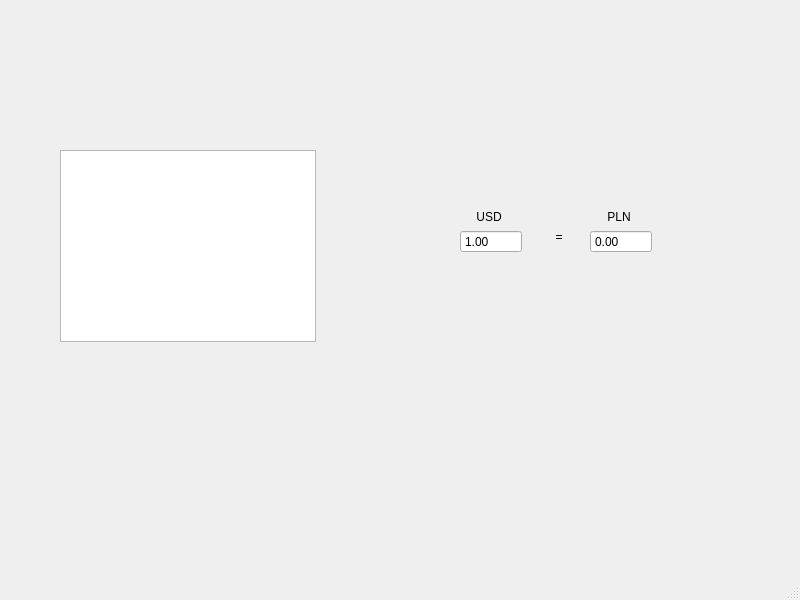
<?xml version="1.0" encoding="UTF-8"?>
<ui version="4.0">
 <class>MainWindow</class>
 <widget class="QMainWindow" name="MainWindow">
  <property name="geometry">
   <rect>
    <x>0</x>
    <y>0</y>
    <width>800</width>
    <height>600</height>
   </rect>
  </property>
  <property name="windowTitle">
   <string>MainWindow</string>
  </property>
  <widget class="QWidget" name="centralwidget">
   <widget class="QListView" name="currencies">
    <property name="geometry">
     <rect>
      <x>60</x>
      <y>150</y>
      <width>256</width>
      <height>192</height>
     </rect>
    </property>
    <property name="editTriggers">
     <set>QAbstractItemView::EditTrigger::NoEditTriggers</set>
    </property>
   </widget>
   <widget class="QDoubleSpinBox" name="input">
    <property name="geometry">
     <rect>
      <x>460</x>
      <y>230</y>
      <width>62</width>
      <height>23</height>
     </rect>
    </property>
    <property name="frame">
     <bool>true</bool>
    </property>
    <property name="buttonSymbols">
     <enum>QAbstractSpinBox::ButtonSymbols::NoButtons</enum>
    </property>
    <property name="maximum">
     <double>999999999.990000009536743</double>
    </property>
    <property name="value">
     <double>1.000000000000000</double>
    </property>
   </widget>
   <widget class="QDoubleSpinBox" name="out">
    <property name="geometry">
     <rect>
      <x>590</x>
      <y>230</y>
      <width>62</width>
      <height>23</height>
     </rect>
    </property>
    <property name="buttonSymbols">
     <enum>QAbstractSpinBox::ButtonSymbols::NoButtons</enum>
    </property>
    <property name="maximum">
     <double>999999999.990000009536743</double>
    </property>
   </widget>
   <widget class="QLabel" name="label">
    <property name="geometry">
     <rect>
      <x>590</x>
      <y>210</y>
      <width>58</width>
      <height>14</height>
     </rect>
    </property>
    <property name="text">
     <string>PLN</string>
    </property>
    <property name="alignment">
     <set>Qt::AlignmentFlag::AlignCenter</set>
    </property>
   </widget>
   <widget class="QLabel" name="currency_code">
    <property name="geometry">
     <rect>
      <x>460</x>
      <y>210</y>
      <width>58</width>
      <height>14</height>
     </rect>
    </property>
    <property name="text">
     <string>USD</string>
    </property>
    <property name="alignment">
     <set>Qt::AlignmentFlag::AlignCenter</set>
    </property>
   </widget>
   <widget class="QLabel" name="label_2">
    <property name="geometry">
     <rect>
      <x>530</x>
      <y>230</y>
      <width>58</width>
      <height>14</height>
     </rect>
    </property>
    <property name="text">
     <string>=</string>
    </property>
    <property name="alignment">
     <set>Qt::AlignmentFlag::AlignCenter</set>
    </property>
   </widget>
  </widget>
  <widget class="QStatusBar" name="statusbar"/>
 </widget>
 <resources/>
 <connections/>
</ui>
